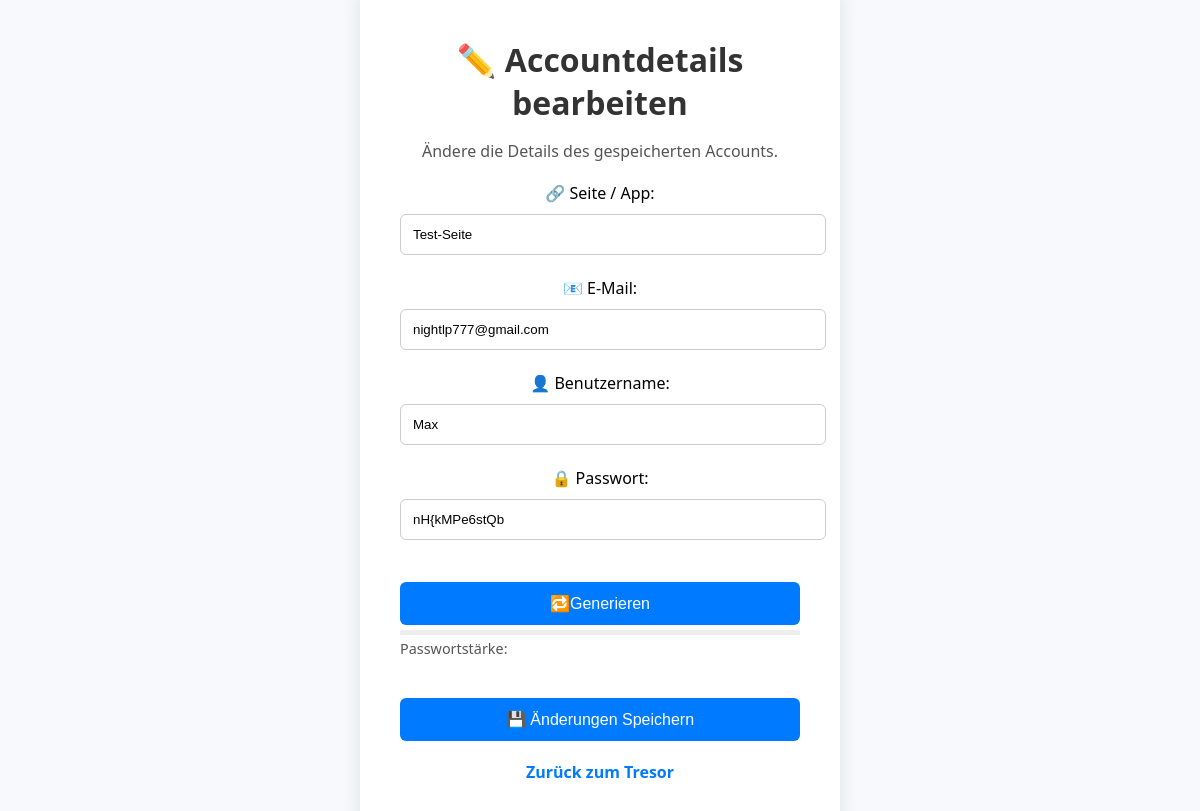
Screenshot of /edit_account_details/1 (signed in) with the database file from the repository.
### app.py (models this page shows)
class Account(db.Model):
    id = db.Column(db.Integer, primary_key=True)
    site = db.Column(db.String(150), nullable=False)
    username = db.Column(db.String(150), nullable=False)
    password = db.Column(db.String(150), nullable=False)
    user_id = db.Column(db.Integer, db.ForeignKey('user.id'), nullable=False)
    user = db.relationship('User', backref=db.backref('passwords', lazy=True))
    email = db.Column(db.String(120), nullable=False)

### app.py (the view, shortened to what this page needs)
@app.route('/edit_account_details/<int:id>', methods=['GET', 'POST'])
def edit_account_details(id):
    if 'user_id' not in session:
        return redirect(url_for('login'))
    account_to_edit = Account.query.get_or_404(id)
    if account_to_edit.user_id != session['user_id']:
        return redirect(url_for('vault'))
    return render_template('edit_account_details.html', site=account_to_edit.site, username=account_to_edit.username, password=account_to_edit.password, email=account_to_edit.email)

### templates/edit_account_details.html (shortened to what this page needs)
<!DOCTYPE html>
<html lang="de">
<head>
    <link rel="stylesheet" href="{{ url_for('static', filename='css/style.css') }}">
</head>
<body>
    <div class="container">
        <h1>✏️ Accountdetails bearbeiten</h1>
        <p>Ändere die Details des gespeicherten Accounts.</p>
        <form method="post">
            <label for="site">🔗 Seite / App:</label><br>
            <input type="text" id="site" name="site" value="{{site}}" required><br><br>
            <label for="site">📧 E-Mail:</label><br>
            <input type="text" id="email" name="email" value="{{email}}" required><br><br>
            <label for="username">👤 Benutzername:</label><br>
            <input type="text" id="username" name="username" value="{{username}}" required><br><br>
            <label for="password">🔒 Passwort:</label><br>
            <input type="text" id="password" name="password" value="{{password}}" required oninput="checkStrength(this.value)"><br><br>
            <button type="button" onclick="generatePassword()">🔁Generieren
            </button>
                        <div id="strengthBar" style="height: 5px; width: 100%; background-color: #eee; margin-top: 5px;">
            </div>
            <p id="strengthText" style="font-size: 0.9em; text-align: left; margin-top: 4px;">Passwortstärke: </p>
            <button type="submit">💾 Änderungen Speichern</button>
        </form>
        <a href="{{ url_for('vault') }}" class="login-link">Zurück zum Tresor</a>
    </div>
</body>
</html>

### static/css/style.css (style rules this page uses)
body { font-family: 'Segoe UI', sans-serif; background-color: #f7f9fc; margin: 0; padding: 0; display: flex; height: 100vh; align-items: center; justify-content: center; }
.container { text-align: center; background-color: white; padding: 40px; border-radius: 12px; box-shadow: 0 8px 20px rgba(0, 0, 0, 0.1); width: 100%; max-width: 400px; }
h1 { margin-bottom: 15px; color: #333; }
p { margin-bottom: 25px; color: #555; }
input { width: 100%; padding: 12px; margin-top: 10px; border: 1px solid #ccc; border-radius: 6px; }
button { margin-top: 20px; width: 100%; padding: 12px; background-color: #007bff; color: white; border: none; border-radius: 6px; font-size: 16px; cursor: pointer; transition: background-color 0.3s ease; }
.login-link { display: block; margin-top: 20px; text-align: center; color: #007bff; text-decoration: none; font-weight: bold; }
p { text-align: center; margin-bottom: 20px; }
a { color: #4a90e2; text-decoration: none; font-weight: 500; }

### rows the page displays
Account: site "Test-Seite", email "nightlp777@gmail.com", username "Max", password "nH{kMPe6stQb"
